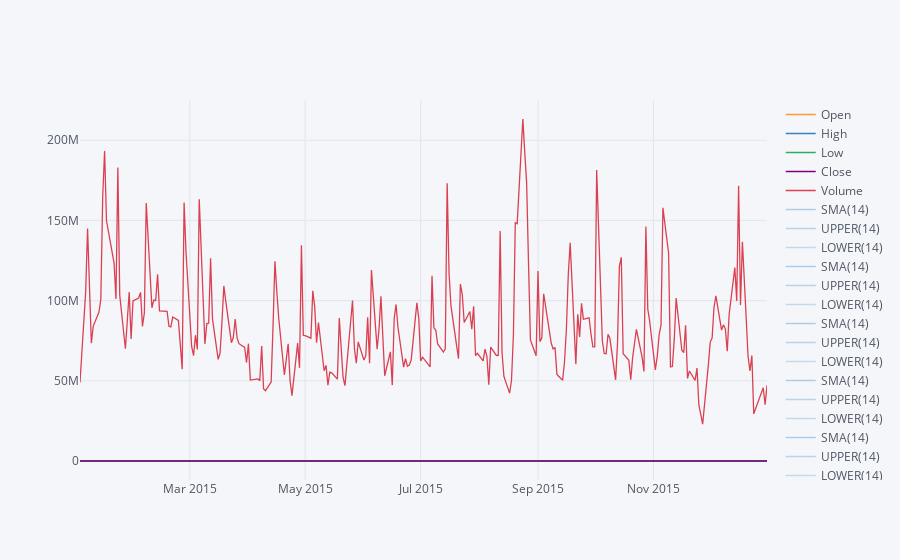

Notebook cell for this chart:
### Markdown cell above
**Creating a Bollinger Band Plot for Bank of America for the year 2015.**

### Code cell
df['BAC'].ix['2015-01-01':'2016-01-01'].ta_plot(study='boll')

### Figure 1 — Plotly figure (JSON) as saved in the notebook; plotly's stock layout.template omitted (floating-point values rounded to 4 significant figures; data arrays with more than 128 entries replaced by an {"elided": "..."} marker saying what was removed)
{"data": [{"line": {"color": "rgba(255, 153, 51, 1.0)", "dash": "solid", "shape": "linear", "width": 1.3}, "mode": "lines", "name": "Open", "text": "", "type": "scatter", "uid": "707566cc-201a-4321-a6f0-dffda693858c", "x": {"elided": "252 str values"}, "y": {"elided": "252 float values"}}, {"line": {"color": "rgba(55, 128, 191, 1.0)", "dash": "solid", "shape": "linear", "width": 1.3}, "mode": "lines", "name": "High", "text": "", "type": "scatter", "uid": "25bf7579-7473-4a94-a61d-e3cf9fc3954f", "x": {"elided": "252 str values"}, "y": {"elided": "252 float values"}}, {"line": {"color": "rgba(50, 171, 96, 1.0)", "dash": "solid", "shape": "linear", "width": 1.3}, "mode": "lines", "name": "Low", "text": "", "type": "scatter", "uid": "a602a106-bd7a-468d-9f4c-e0a2cf4eea61", "x": {"elided": "252 str values"}, "y": {"elided": "252 float values"}}, {"line": {"color": "rgba(128, 0, 128, 1.0)", "dash": "solid", "shape": "linear", "width": 1.3}, "mode": "lines", "name": "Close", "text": "", "type": "scatter", "uid": "fcac74a5-904e-4e4f-8d25-50f516b473ac", "x": {"elided": "252 str values"}, "y": {"elided": "252 float values"}}, {"line": {"color": "rgba(219, 64, 82, 1.0)", "dash": "solid", "shape": "linear", "width": 1.3}, "mode": "lines", "name": "Volume", "text": "", "type": "scatter", "uid": "1ff91b35-2581-4e66-b26e-84d1ba6009b2", "x": {"elided": "252 str values"}, "y": {"elided": "252 int values"}}, {"line": {"color": "rgba(55, 128, 191, 0.35999999999999993)", "dash": "solid", "shape": "linear", "width": 1.3}, "mode": "lines", "name": "SMA(14)", "text": "", "type": "scatter", "uid": "6738d6b1-391a-4cd0-8e99-1aac5b9deb18", "x": {"elided": "252 str values"}, "y": {"elided": "252x5 mixed values"}}, {"line": {"color": "rgba(55, 128, 191, 0.3066666666666665)", "dash": "solid", "shape": "linear", "width": 1.3}, "mode": "lines", "name": "UPPER(14)", "text": "", "type": "scatter", "uid": "0f6a6208-77d6-4515-94ea-9d3cea871b7e", "x": {"elided": "252 str values"}, "y": {"elided": "252x5 mixed values"}}, {"line": {"color": "rgba(55, 128, 191, 0.25333333333333324)", "dash": "solid", "shape": "linear", "width": 1.3}, "mode": "lines", "name": "LOWER(14)", "text": "", "type": "scatter", "uid": "78954e02-04c5-415e-b060-081d47778ef1", "x": {"elided": "252 str values"}, "y": {"elided": "252x5 mixed values"}}, {"line": {"color": "rgba(55, 128, 191, 0.35999999999999993)", "dash": "solid", "shape": "linear", "width": 1.3}, "mode": "lines", "name": "SMA(14)", "text": "", "type": "scatter", "uid": "3f8496c3-0664-4b5b-8306-dab4ae29285a", "x": {"elided": "252 str values"}, "y": {"elided": "252x5 mixed values"}}, {"line": {"color": "rgba(55, 128, 191, 0.3066666666666665)", "dash": "solid", "shape": "linear", "width": 1.3}, "mode": "lines", "name": "UPPER(14)", "text": "", "type": "scatter", "uid": "8f06224d-7cbf-42dc-8326-99e1f3b3aaf7", "x": {"elided": "252 str values"}, "y": {"elided": "252x5 mixed values"}}, {"line": {"color": "rgba(55, 128, 191, 0.25333333333333324)", "dash": "solid", "shape": "linear", "width": 1.3}, "mode": "lines", "name": "LOWER(14)", "text": "", "type": "scatter", "uid": "f7b354a2-a561-4cb4-a1b4-071a670934fc", "x": {"elided": "252 str values"}, "y": {"elided": "252x5 mixed values"}}, {"line": {"color": "rgba(55, 128, 191, 0.35999999999999993)", "dash": "solid", "shape": "linear", "width": 1.3}, "mode": "lines", "name": "SMA(14)", "text": "", "type": "scatter", "uid": "4364d8b9-78ad-4e57-94b4-3c8fd04203af", "x": {"elided": "252 str values"}, "y": {"elided": "252x5 mixed values"}}, {"line": {"color": "rgba(55, 128, 191, 0.3066666666666665)", "dash": "solid", "shape": "linear", "width": 1.3}, "mode": "lines", "name": "UPPER(14)", "text": "", "type": "scatter", "uid": "4d17c085-ecea-49bc-9d77-b6c21ba82751", "x": {"elided": "252 str values"}, "y": {"elided": "252x5 mixed values"}}, {"line": {"color": "rgba(55, 128, 191, 0.25333333333333324)", "dash": "solid", "shape": "linear", "width": 1.3}, "mode": "lines", "name": "LOWER(14)", "text": "", "type": "scatter", "uid": "b700a84d-406d-489c-a070-409f4d0b6268", "x": {"elided": "252 str values"}, "y": {"elided": "252x5 mixed values"}}, {"line": {"color": "rgba(55, 128, 191, 0.35999999999999993)", "dash": "solid", "shape": "linear", "width": 1.3}, "mode": "lines", "name": "SMA(14)", "text": "", "type": "scatter", "uid": "12e86673-6762-483e-9a08-16a12f02d029", "x": {"elided": "252 str values"}, "y": {"elided": "252x5 mixed values"}}, {"line": {"color": "rgba(55, 128, 191, 0.3066666666666665)", "dash": "solid", "shape": "linear", "width": 1.3}, "mode": "lines", "name": "UPPER(14)", "text": "", "type": "scatter", "uid": "608ff74a-d7de-4ebc-a1ee-93abb7f1c29a", "x": {"elided": "252 str values"}, "y": {"elided": "252x5 mixed values"}}, {"line": {"color": "rgba(55, 128, 191, 0.25333333333333324)", "dash": "solid", "shape": "linear", "width": 1.3}, "mode": "lines", "name": "LOWER(14)", "text": "", "type": "scatter", "uid": "d11741af-8768-464e-bc3c-4895b33d1dc8", "x": {"elided": "252 str values"}, "y": {"elided": "252x5 mixed values"}}, {"line": {"color": "rgba(55, 128, 191, 0.35999999999999993)", "dash": "solid", "shape": "linear", "width": 1.3}, "mode": "lines", "name": "SMA(14)", "text": "", "type": "scatter", "uid": "ccd69f51-ce8a-4744-9c5e-fce447394983", "x": {"elided": "252 str values"}, "y": {"elided": "252x5 mixed values"}}, {"line": {"color": "rgba(55, 128, 191, 0.3066666666666665)", "dash": "solid", "shape": "linear", "width": 1.3}, "mode": "lines", "name": "UPPER(14)", "text": "", "type": "scatter", "uid": "0f792cf2-20e5-4633-9f3e-c130187b1b3c", "x": {"elided": "252 str values"}, "y": {"elided": "252x5 mixed values"}}, {"line": {"color": "rgba(55, 128, 191, 0.25333333333333324)", "dash": "solid", "shape": "linear", "width": 1.3}, "mode": "lines", "name": "LOWER(14)", "text": "", "type": "scatter", "uid": "f275aab9-95d6-4ecb-af77-217a7517acf8", "x": {"elided": "252 str values"}, "y": {"elided": "252x5 mixed values"}}], "layout": {"legend": {"bgcolor": "#F5F6F9", "font": {"color": "#4D5663"}}, "paper_bgcolor": "#F5F6F9", "plot_bgcolor": "#F5F6F9", "title": {"font": {"color": "#4D5663"}}, "xaxis": {"gridcolor": "#E1E5ED", "showgrid": true, "tickfont": {"color": "#4D5663"}, "title": {"font": {"color": "#4D5663"}, "text": ""}, "zerolinecolor": "#E1E5ED"}, "yaxis": {"gridcolor": "#E1E5ED", "showgrid": true, "tickfont": {"color": "#4D5663"}, "title": {"font": {"color": "#4D5663"}, "text": ""}, "zerolinecolor": "#E1E5ED"}}}
